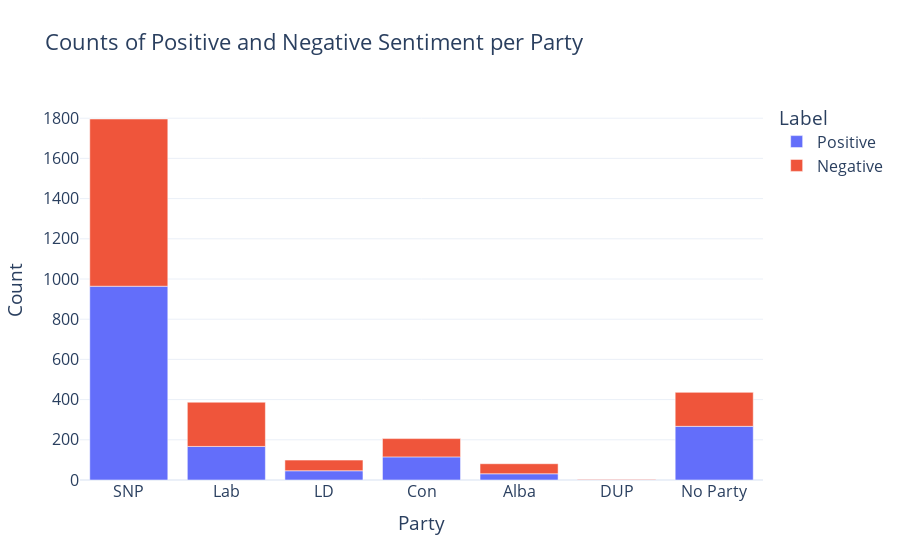

Write notebook code for a chart like this one.
### Markdown cell above
## Sentiment visualisation
<pre style="font-size: 18px; font-family: Times;  text-align: left;
    white-space: pre-line;">
Now, to get a better sense of the sentiment per party, I will visualise the average sentiment of speeches per party.
</pre>

### Code cell
# Graph with counts per sentiment

# Set plotly rendering and templates defaults for the graphs
pio.renderers.default = "jupyterlab" # Make sure that the renderer is set to the correct platform that the user is running the notebook in
pio.templates.default = "plotly_white"


fig = px.bar(graph_data, x="Party", y="Count", color="Label", 
    title="Counts of Positive and Negative Sentiment per Party",)
fig.update_layout(font={"size":16})
fig.show()

### Figure 1 — Plotly figure (JSON) as saved in the notebook; plotly's stock layout.template omitted (floating-point values rounded to 4 significant figures)
{"data": [{"alignmentgroup": "True", "hovertemplate": "Label=Positive<br>Party=%{x}<br>Count=%{y}<extra></extra>", "legendgroup": "Positive", "marker": {"color": "#636efa", "pattern": {"shape": ""}}, "name": "Positive", "offsetgroup": "Positive", "orientation": "v", "showlegend": true, "textposition": "auto", "type": "bar", "x": ["SNP", "Lab", "LD", "Con", "Alba", "DUP", "No Party"], "xaxis": "x", "y": [964, 167, 46, 115, 31, 3, 267], "yaxis": "y"}, {"alignmentgroup": "True", "hovertemplate": "Label=Negative<br>Party=%{x}<br>Count=%{y}<extra></extra>", "legendgroup": "Negative", "marker": {"color": "#EF553B", "pattern": {"shape": ""}}, "name": "Negative", "offsetgroup": "Negative", "orientation": "v", "showlegend": true, "textposition": "auto", "type": "bar", "x": ["SNP", "Lab", "LD", "Con", "Alba", "DUP", "No Party"], "xaxis": "x", "y": [832, 220, 53, 91, 50, 2, 169], "yaxis": "y"}], "layout": {"barmode": "relative", "font": {"size": 16}, "legend": {"title": {"text": "Label"}, "tracegroupgap": 0}, "title": {"text": "Counts of Positive and Negative Sentiment per Party"}, "xaxis": {"anchor": "y", "domain": [0, 1], "title": {"text": "Party"}}, "yaxis": {"anchor": "x", "domain": [0, 1], "title": {"text": "Count"}}}}
